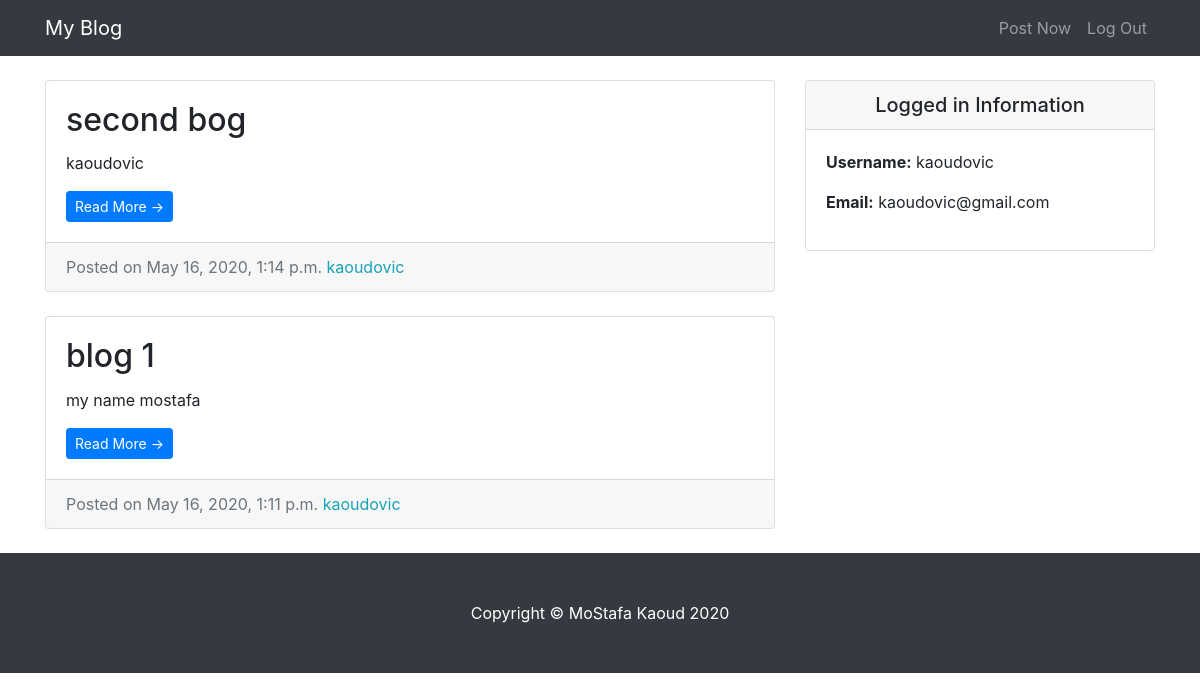
Page / (signed in) on the earlier database version.
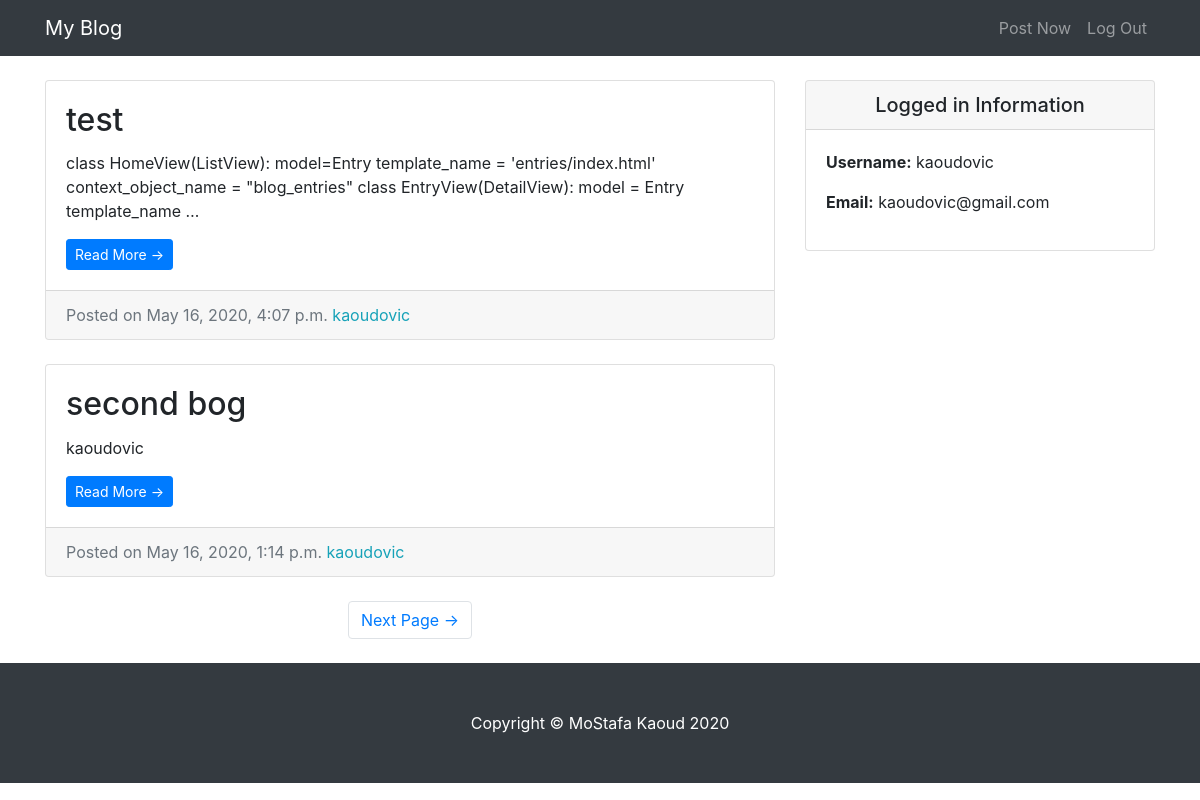
Same page on the later database version.
### entries/models.py (models this page shows, shortened)
class Entry(models.Model):
    entry_title = models.CharField(max_length=50)
    entry_text = models.TextField()
    entry_date = models.DateTimeField(auto_now_add=True)
    entry_auther = models.ForeignKey(User, on_delete=models.CASCADE)
    class Meta:
        verbose_name_plural = "entries"

### entries/views.py (the view)
# urls.py: path('',HomeView.as_view(),name='blog-home'),
class HomeView(LoginRequiredMixin,ListView):
    model=Entry
    template_name = 'entries/index.html'
    context_object_name = "blog_entries"
    ordering = ['-entry_date']
    paginate_by = 2

### entries/templates/entries/index.html (shortened to what this page needs)
{% extends "entries/base.html" %}
{% block content %}
      <div class="col-md-8">
      {% for x in blog_entries %}
        <div class="card mb-4 mt-4">
          <div class="card-body">
            <h2 class="card-title">{{ x.entry_title}}</h2>
            <p class="card-text">{{ x.entry_text|truncatechars:200}}</p>
            <a href="{% url 'blog-home' %}" class="btn btn-primary btn-sm">Read More &rarr;</a>
          </div>
          <div class="card-footer text-muted">
            Posted on {{ x.entry_date}}
            <span class= "text-info mr-2">{{ x.entry_auther}}</span>
          </div>
        </div>
       {% endfor %}
         {% if is_paginated %}
        <ul class="pagination justify-content-center mb-4">
            {% if page_obj.has_next %}
          <li class="page-item">
            <a class="page-link" href="?page={{ page_obj.next_page_number}}">Next Page &rarr;</a>
          </li>
            {% endif %}
        </ul>
            {%endif %}
      </div>
{% endblock %}

Differences in the rows shown:
no longer on this page (row unchanged): Entry: entry_title "blog 1", entry_text "my name mostafa", entry_date "May 16, 2020, 1:11 p.m.", entry_auther "kaoudovic"
added Entry: entry_title "test", entry_text "class HomeView(ListView): model=Entry template_name = 'entries/index.html' context_object_name = \"blog_entries\" class EntryView(DetailView): model = Entry template_name …", entry_date "May 16, 2020, 4:07 p.m.", entry_auther "kaoudovic"
Other differences:
text now shown: "Next Page →"
